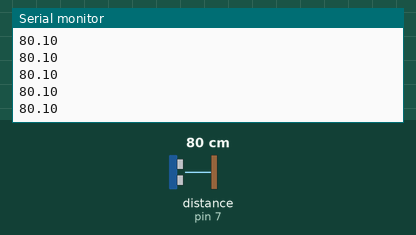
A sketch run on a simulated Arduino Uno, built with avr-gcc and run on an emulated ATmega328P. On the bench: the last lines printed to the serial monitor. Wiring (inferred from the names in the program): ultrasonic range finder: trigger pin 8; echo pin 7. Inputs (shaded band) come from the test bench; at power-on: distance to the obstacle (sensor on pin 7) 80 cm. The echo pulse lasts 58.3 µs per cm.

Above: at 1.2 s.
1.3 s: distance to the obstacle (sensor on pin 7) set to 2 cm
At 1.32 s:
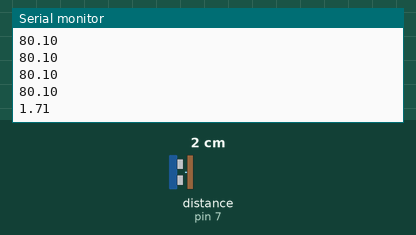
2.8 s: distance to the obstacle (sensor on pin 7) set to 4 cm
At 2.84 s:
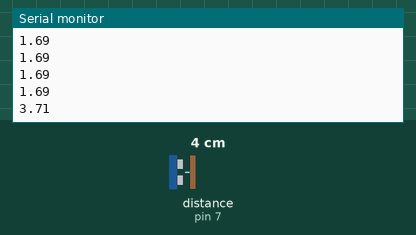
Timing chart, 0 to 5.8 s (numbered marks = the images above; inputs shaded):
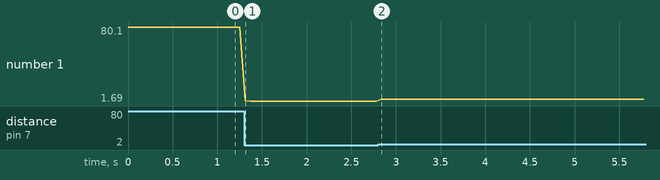

The sketch:

sensor_ultra_solved.ino
```cpp
/*----------------------------------------------------------------------
  Programa diseñado para el taller de SODAR: Arduino + Processing
  OSHWDem-2014

  SODAR_02/sensor_ultra_solved_a/sensor_ultra_a_solved.ino

  Calcular distancias con el sensor de ultrasonidos
 ----------------------------------------------------------------------*/

#define ECHO_PIN    7 // El pin "echo" de sensor estará en el pin 7 del arduino
#define TRIGGER_PIN 8 // El pin "trigger" del sensor estará en el pin 8 del arduino


float dist, time;

/*----------------------------------------------------------------------
  setup
   Se ejecuta una sola vez al principio del programa. O cuando el arduino
   se resetea.
 ----------------------------------------------------------------------*/
void setup() {
  pinMode(TRIGGER_PIN, OUTPUT);  // pin trigger es salida
  pinMode(ECHO_PIN   , INPUT );  // pin echo es entrada

  Serial.begin(9600);        // Abrimos el puerto serie
}


/*----------------------------------------------------------------------
  loop
   Se ejecuta siempre repetidamente, hasta el fin de los tiempos :-)
 ----------------------------------------------------------------------*/
void loop() {

                                        // Preparamos el sensor
  digitalWrite(TRIGGER_PIN, LOW);       //   Nivel bajo para estabilizar
  delayMicroseconds(5);                 //   garantizamos 5 microsegundos

                                        // Enviamos un pulso de 10 microsegundos
  digitalWrite(TRIGGER_PIN, HIGH);
  delayMicroseconds(10);
  digitalWrite(TRIGGER_PIN, LOW);

                                        // Leemos el echo, viene codificado en
  time = pulseIn(ECHO_PIN, HIGH);       // el ancho del pulso


  dist = time / 29 /2;                  // Calculamos la distancia y la imprimimos

  Serial.println(dist);

  delay(60);

}
```

Measured:
- after the input at 1.3 s, the serial monitor: prints a new line at once (image 1)
- after the input at 2.8 s, the serial monitor: prints a new line at once (image 2)
- plotted number 1: 80.1 → 1.69 after the input at 1.3 s, 1.69 → 3.71 after the input at 2.8 s
